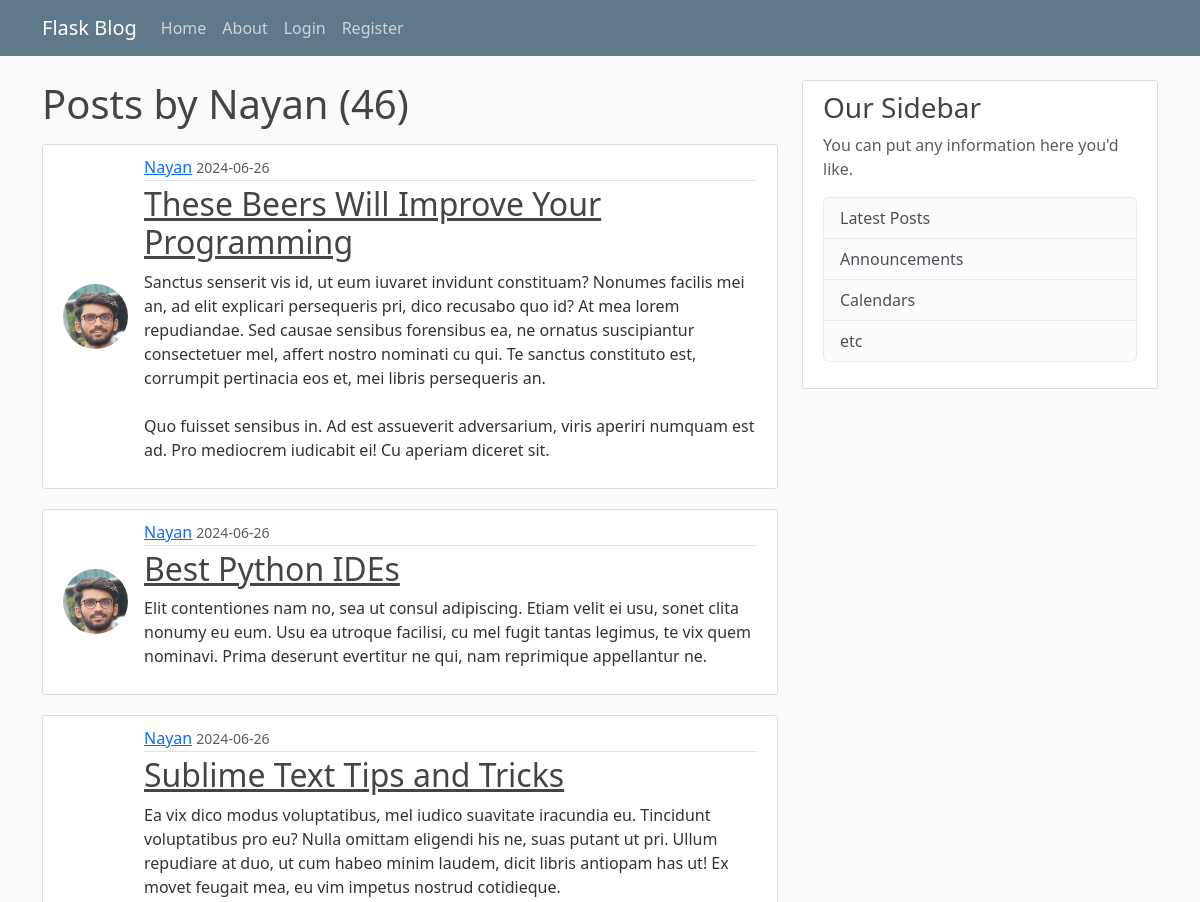
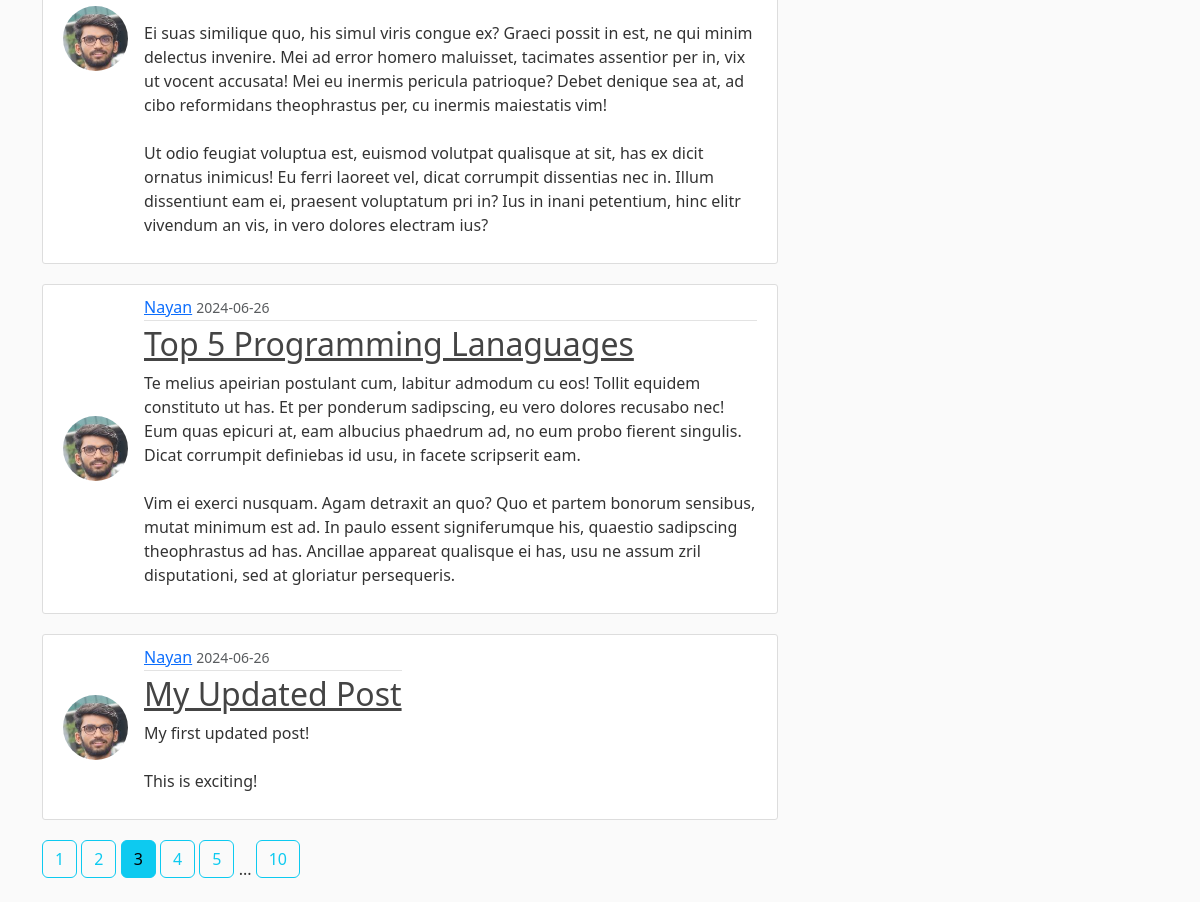
/user/Nayan?page=3, run on the app's committed database (2 pictures, top to bottom).
### flaskblog/models.py (models this page shows, shortened)
class User(db.Model, UserMixin):
    id = db.Column(db.Integer, primary_key=True)
    username = db.Column(db.String(20), unique=True, nullable=False)
    email = db.Column(db.String(120), unique=True, nullable=False)
    image = db.Column(db.String(20), nullable=False, default='default.jpg')
    password = db.Column(db.String(60), nullable=False)
    posts = db.relationship('Post', backref='author', lazy=True)

class Post(db.Model):
    id = db.Column(db.Integer, primary_key=True)
    title = db.Column(db.String(100), nullable=False)
    date_posted = db.Column(db.DateTime, nullable=False, default=datetime.utcnow)
    content = db.Column(db.Text, nullable=False)
    user_id = db.Column(db.Integer, db.ForeignKey('user.id'), nullable=False)

### flaskblog/routes.py (the view)
@app.route("/user/<string:username>")
def user_posts(username):
    page = request.args.get('page', 1, type=int)
    user = User.query.filter_by(username=username).first_or_404()
    posts = Post.query.filter_by(author=user)\
        .order_by(Post.date_posted.desc())\
        .paginate(page=page, per_page=5)
    return render_template('user_posts.html', posts=posts, user=user)

### flaskblog/templates/user_posts.html
{% extends "layout.html" %}
{% block content %}
    <h1 class="mb-3">Posts by {{ user.username }} ({{ posts.total }})</h1>
    {% for post in posts.items %}
        <article class="media content-section inline-media">
          <img class="rounded-circle article-img" src="{{ url_for('static', filename='profile_pics/' + post.author.image) }}">
          <div class="media-body">
            <div class="article-metadata">
              <a class="mr-2" href="{{ url_for('user_posts', username=post.author.username) }}">{{ post.author.username }}</a>
              <small class="text-muted">{{ post.date_posted.strftime('%Y-%m-%d') }}</small>
            </div>
            <h2><a class="article-title" href="{{ url_for('post', post_id=post.id) }}">{{ post.title }}</a></h2>
            <p class="article-content">{{ post.content }}</p>
          </div>
        </article>
    {% endfor %}
    {% for page_num in posts.iter_pages(left_edge=1, right_edge=1, left_current=1, right_current=2) %}
      {% if page_num %}
        {% if posts.page == page_num %}
          <a class="btn btn-info mb-4" href="{{ url_for('user_posts', username=user.username, page=page_num) }}">{{ page_num }}</a>
        {% else %}
          <a class="btn btn-outline-info mb-4" href="{{ url_for('user_posts', username=user.username, page=page_num) }}">{{ page_num }}</a>
        {% endif %}
      {% else %}
        ...
      {% endif %}
    {% endfor %}
{% endblock content %}

### flaskblog/static/main.css (style rules this page uses)
body { background: #fafafa; color: #333333; margin-top: 5rem; }
h1, h2, h3, h4, h5, h6 { color: #444444; }
.content-section { background: #ffffff; padding: 10px 20px; border: 1px solid #dddddd; border-radius: 3px; margin-bottom: 20px; }
.article-title { color: #444444; }
.article-content { white-space: pre-line; }
.article-img { height: 65px; width: 65px; margin-right: 16px; }
.article-metadata { padding-bottom: 1px; margin-bottom: 4px; border-bottom: 1px solid #e3e3e3 }
.inline-media { display: flex; align-items: center; }

### data on the page
User: username "Nayan"
Post: image (picture), author.username "Nayan", date_posted "2024-06-26", title "These Beers Will Improve Your Programming", content "Sanctus senserit vis id, ut eum iuvaret invidunt constituam? Nonumes facilis mei an, ad elit explicari persequeris pri, dico recusabo quo id? At mea lorem repudiandae. Sed causae sensibus forensibus ea, ne ornatus suscipiantur consectetuer mel, affert nostro nominati cu qui. Te sanctus constituto est, corrumpit pertinacia eos et, mei libris persequeris an. Quo fuisset sensibus in. Ad est assueverit adversarium, viris aperiri numquam est ad. Pro mediocrem iudicabit ei! Cu aperiam diceret sit."
Post: image (picture), author.username "Nayan", date_posted "2024-06-26", title "Best Python IDEs", content "Elit contentiones nam no, sea ut consul adipiscing. Etiam velit ei usu, sonet clita nonumy eu eum. Usu ea utroque facilisi, cu mel fugit tantas legimus, te vix quem nominavi. Prima deserunt evertitur ne qui, nam reprimique appellantur ne."
Post: image (picture), author.username "Nayan", date_posted "2024-06-26", title "Sublime Text Tips and Tricks", content "Ea vix dico modus voluptatibus, mel iudico suavitate iracundia eu. Tincidunt voluptatibus pro eu? Nulla omittam eligendi his ne, suas putant ut pri. Ullum repudiare at duo, ut cum habeo minim laudem, dicit libris antiopam has ut! Ex movet feugait mea, eu vim impetus nostrud cotidieque. Ei suas similique quo, his simul viris congue ex? Graeci possit in est, ne qui minim delectus invenire. Mei ad error homero maluisset, tacimates assentior per in, vix ut vocent accusata! Mei eu inermis pericula patrioque? Debet denique sea at, ad cibo reformidans theophrastus per, cu inermis maiestatis vim! Ut odio feugiat voluptua est, euismod volutpat qualisque at sit, has ex dicit ornatus inimicus! Eu…"
Post: image (picture), author.username "Nayan", date_posted "2024-06-26", title "Top 5 Programming Lanaguages", content "Te melius apeirian postulant cum, labitur admodum cu eos! Tollit equidem constituto ut has. Et per ponderum sadipscing, eu vero dolores recusabo nec! Eum quas epicuri at, eam albucius phaedrum ad, no eum probo fierent singulis. Dicat corrumpit definiebas id usu, in facete scripserit eam. Vim ei exerci nusquam. Agam detraxit an quo? Quo et partem bonorum sensibus, mutat minimum est ad. In paulo essent signiferumque his, quaestio sadipscing theophrastus ad has. Ancillae appareat qualisque ei has, usu ne assum zril disputationi, sed at gloriatur persequeris."
Post: image (picture), author.username "Nayan", date_posted "2024-06-26", title "My Updated Post", content "My first updated post! This is exciting!"

### other printed values
{{ posts.total }} "46"
{{ page_num }} "1" "2" "4" "5" "10"
{{ page_num }} "3"
